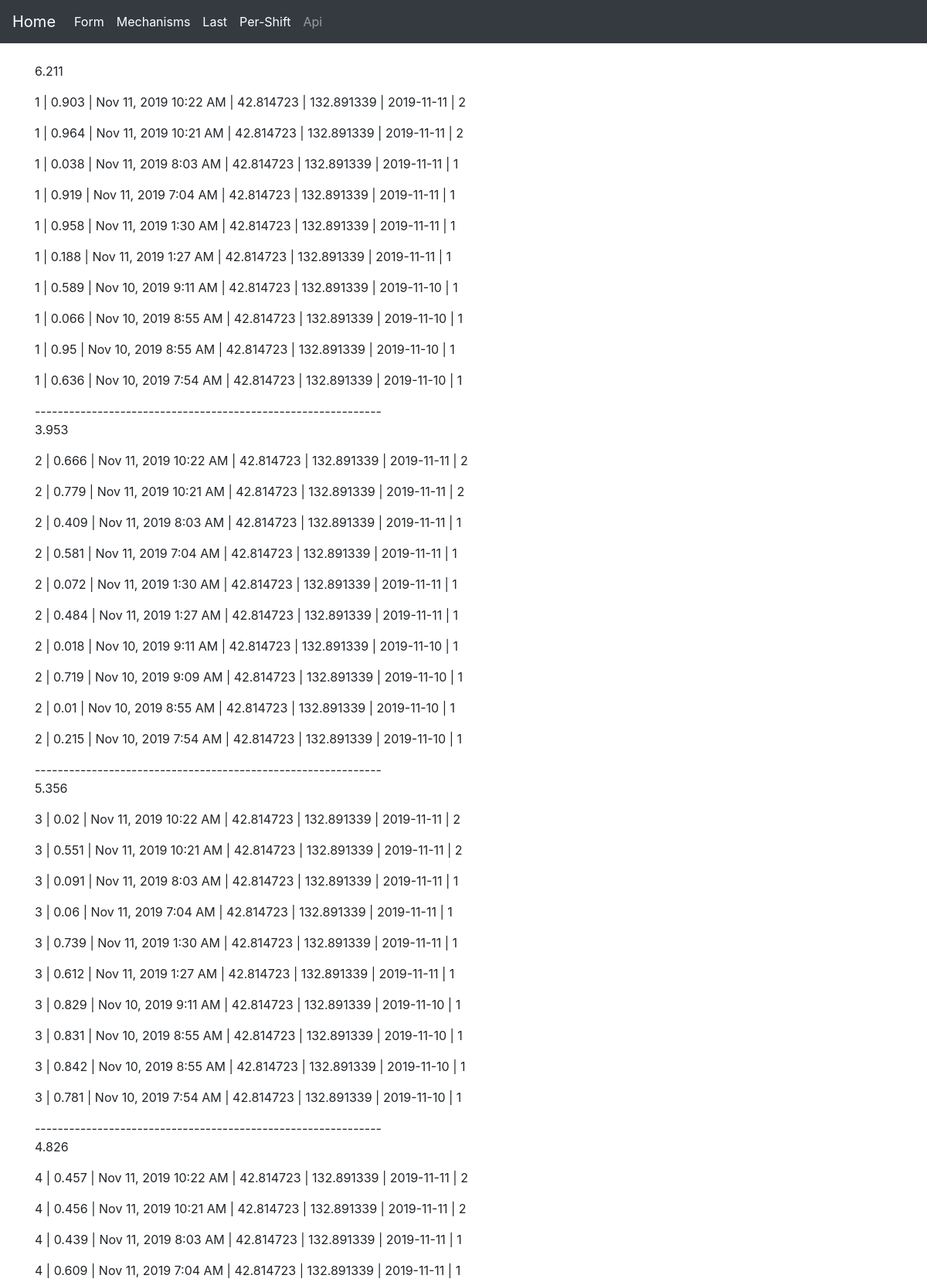
The page /last (upper part) on the database its author committed.
### app/model.py (models this page shows, shortened)
class Post(db.Model):
    id = db.Column(db.Integer, primary_key=True)
    mechanism_id = db.Column(db.Integer, db.ForeignKey('mechanism.id'))
    value = db.Column(db.Float)
    latitude = db.Column(db.Float)
    longitude = db.Column(db.Float)
    timestamp = db.Column(db.DateTime, index=True, default=datetime.utcnow)
    date_shift = db.Column(db.Date)
    shift = db.Column(db.Integer)

class Mechanism(db.Model):
    id = db.Column(db.Integer, primary_key=True)
    company = db.Column(db.String(64), index=True)
    type = db.Column(db.String(64), index=True)
    model = db.Column(db.String(64), index=True)
    number = db.Column(db.SmallInteger, index=True)
    name = db.Column(db.String(64), index=True, unique=True)
    posts = db.relationship('Post', backref='mech', lazy='dynamic')

### app/views.py (the view)
@app.route("/last")
def last():
    posts = [Post.query.filter_by(mechanism_id=p).order_by(
        Post.id.desc()).limit(10) for p in all_mechanisms_id()]
    return render_template("last.html",
                           title='Последние данные',
                           tim=datetime.now() + timedelta(days=2),
                           posts=posts)

### functions.py (called while the page is built)
def all_mechanisms_id():
    return [m.id for m in Mechanism.query.all()]

### app/templates/last.html
{% extends "base.html" %}
{% block main %}
<br>
{% for p in posts %}
<p>{{ p|sum(attribute='value')|round(3) if p[0] }}</p>
{% for post in p %}
<p>{{post.mech.number}} | {{post.value}} | {{moment(post.timestamp).format('lll')}} |
{{post.latitude}} | {{post.longitude}} |  {{post.date_shift}} | {{post.shift}} </p>
{% endfor %}
{{ '-------------------------------------------------------------' if p[0] }}
{% endfor %}
{% endblock %}

### rows shown on the page
Post: mech.number "1", value "0.903", timestamp "Nov 11, 2019 10:22 AM", latitude "42.814723", longitude "132.891339", date_shift "2019-11-11", shift "2"
Post: mech.number "1", value "0.964", timestamp "Nov 11, 2019 10:21 AM", latitude "42.814723", longitude "132.891339", date_shift "2019-11-11", shift "2"
Post: mech.number "1", value "0.038", timestamp "Nov 11, 2019 8:03 AM", latitude "42.814723", longitude "132.891339", date_shift "2019-11-11", shift "1"
Post: mech.number "1", value "0.919", timestamp "Nov 11, 2019 7:04 AM", latitude "42.814723", longitude "132.891339", date_shift "2019-11-11", shift "1"
Post: mech.number "1", value "0.958", timestamp "Nov 11, 2019 1:30 AM", latitude "42.814723", longitude "132.891339", date_shift "2019-11-11", shift "1"
Post: mech.number "1", value "0.188", timestamp "Nov 11, 2019 1:27 AM", latitude "42.814723", longitude "132.891339", date_shift "2019-11-11", shift "1"
Post: mech.number "1", value "0.589", timestamp "Nov 10, 2019 9:11 AM", latitude "42.814723", longitude "132.891339", date_shift "2019-11-10", shift "1"
Post: mech.number "1", value "0.066", timestamp "Nov 10, 2019 8:55 AM", latitude "42.814723", longitude "132.891339", date_shift "2019-11-10", shift "1"
Post: mech.number "1", value "0.95", timestamp "Nov 10, 2019 8:55 AM", latitude "42.814723", longitude "132.891339", date_shift "2019-11-10", shift "1"
Post: mech.number "1", value "0.636", timestamp "Nov 10, 2019 7:54 AM", latitude "42.814723", longitude "132.891339", date_shift "2019-11-10", shift "1"
Post: mech.number "2", value "0.666", timestamp "Nov 11, 2019 10:22 AM", latitude "42.814723", longitude "132.891339", date_shift "2019-11-11", shift "2"
Post: mech.number "2", value "0.779", timestamp "Nov 11, 2019 10:21 AM", latitude "42.814723", longitude "132.891339", date_shift "2019-11-11", shift "2"
Post: mech.number "2", value "0.409", timestamp "Nov 11, 2019 8:03 AM", latitude "42.814723", longitude "132.891339", date_shift "2019-11-11", shift "1"
Post: mech.number "2", value "0.581", timestamp "Nov 11, 2019 7:04 AM", latitude "42.814723", longitude "132.891339", date_shift "2019-11-11", shift "1"
Post: mech.number "2", value "0.072", timestamp "Nov 11, 2019 1:30 AM", latitude "42.814723", longitude "132.891339", date_shift "2019-11-11", shift "1"
Post: mech.number "2", value "0.484", timestamp "Nov 11, 2019 1:27 AM", latitude "42.814723", longitude "132.891339", date_shift "2019-11-11", shift "1"
Post: mech.number "2", value "0.018", timestamp "Nov 10, 2019 9:11 AM", latitude "42.814723", longitude "132.891339", date_shift "2019-11-10", shift "1"
Post: mech.number "2", value "0.719", timestamp "Nov 10, 2019 9:09 AM", latitude "42.814723", longitude "132.891339", date_shift "2019-11-10", shift "1"
Post: mech.number "2", value "0.01", timestamp "Nov 10, 2019 8:55 AM", latitude "42.814723", longitude "132.891339", date_shift "2019-11-10", shift "1"
Post: mech.number "2", value "0.215", timestamp "Nov 10, 2019 7:54 AM", latitude "42.814723", longitude "132.891339", date_shift "2019-11-10", shift "1"
Post: mech.number "3", value "0.02", timestamp "Nov 11, 2019 10:22 AM", latitude "42.814723", longitude "132.891339", date_shift "2019-11-11", shift "2"
Post: mech.number "3", value "0.551", timestamp "Nov 11, 2019 10:21 AM", latitude "42.814723", longitude "132.891339", date_shift "2019-11-11", shift "2"
Post: mech.number "3", value "0.091", timestamp "Nov 11, 2019 8:03 AM", latitude "42.814723", longitude "132.891339", date_shift "2019-11-11", shift "1"
Post: mech.number "3", value "0.06", timestamp "Nov 11, 2019 7:04 AM", latitude "42.814723", longitude "132.891339", date_shift "2019-11-11", shift "1"
Post: mech.number "3", value "0.739", timestamp "Nov 11, 2019 1:30 AM", latitude "42.814723", longitude "132.891339", date_shift "2019-11-11", shift "1"
Post: mech.number "3", value "0.612", timestamp "Nov 11, 2019 1:27 AM", latitude "42.814723", longitude "132.891339", date_shift "2019-11-11", shift "1"
Post: mech.number "3", value "0.829", timestamp "Nov 10, 2019 9:11 AM", latitude "42.814723", longitude "132.891339", date_shift "2019-11-10", shift "1"
Post: mech.number "3", value "0.831", timestamp "Nov 10, 2019 8:55 AM", latitude "42.814723", longitude "132.891339", date_shift "2019-11-10", shift "1"
Post: mech.number "3", value "0.842", timestamp "Nov 10, 2019 8:55 AM", latitude "42.814723", longitude "132.891339", date_shift "2019-11-10", shift "1"
Post: mech.number "3", value "0.781", timestamp "Nov 10, 2019 7:54 AM", latitude "42.814723", longitude "132.891339", date_shift "2019-11-10", shift "1"
Post: mech.number "4", value "0.457", timestamp "Nov 11, 2019 10:22 AM", latitude "42.814723", longitude "132.891339", date_shift "2019-11-11", shift "2"
Post: mech.number "4", value "0.456", timestamp "Nov 11, 2019 10:21 AM", latitude "42.814723", longitude "132.891339", date_shift "2019-11-11", shift "2"
Post: mech.number "4", value "0.439", timestamp "Nov 11, 2019 8:03 AM", latitude "42.814723", longitude "132.891339", date_shift "2019-11-11", shift "1"
Post: mech.number "4", value "0.609", timestamp "Nov 11, 2019 7:04 AM", latitude "42.814723", longitude "132.891339", date_shift "2019-11-11", shift "1"

### other values the page prints
{{ p|sum(attribute='value')|round(3) if p[0] }} "6.211" "3.953" "5.356" "4.826"
